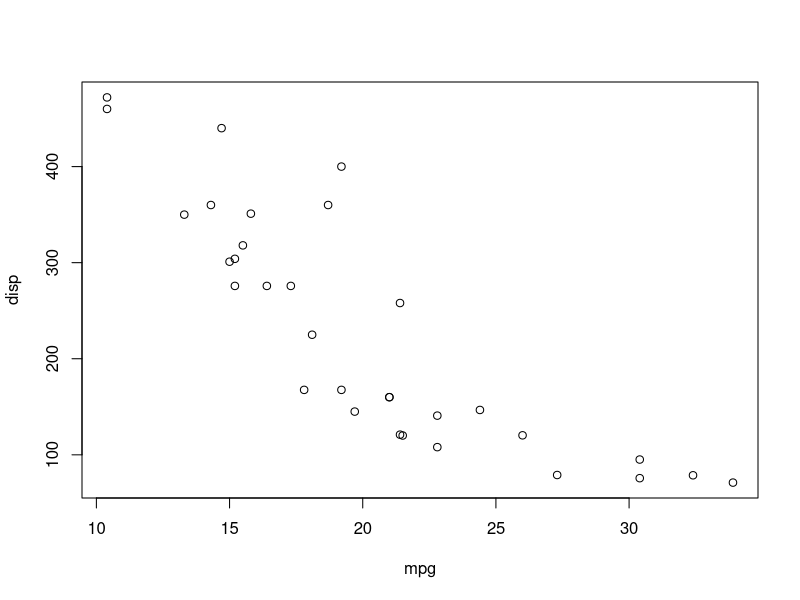
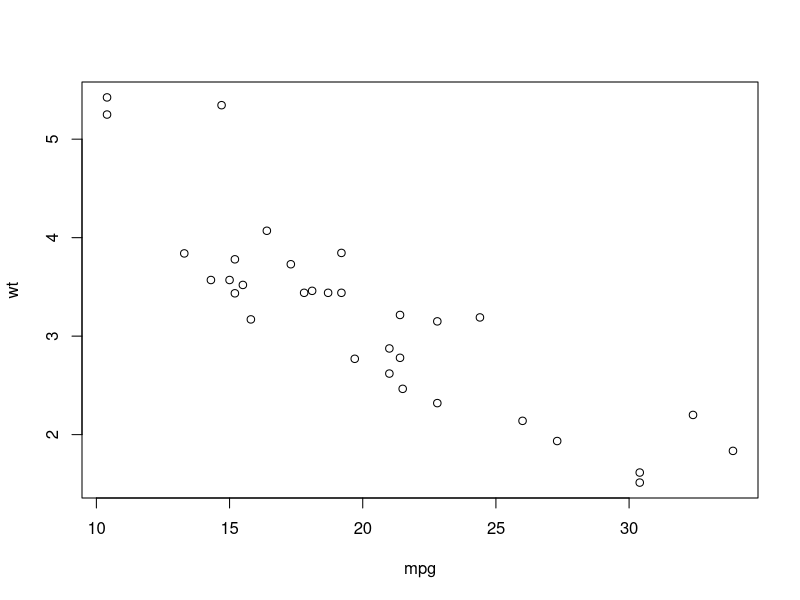
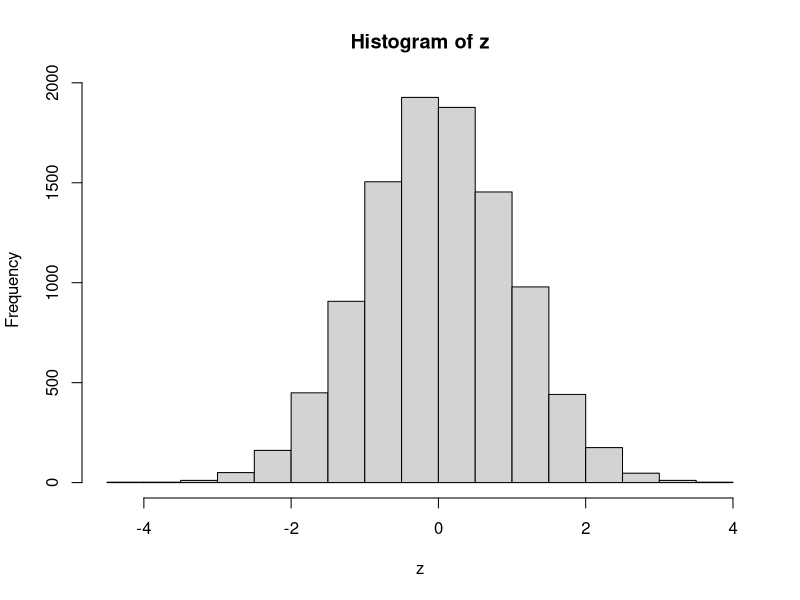
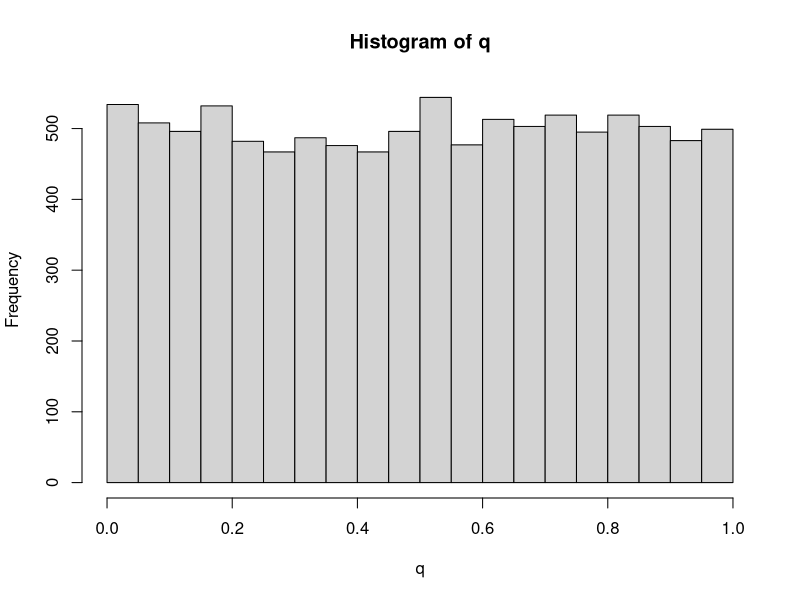

Here is the R script that generated these plots, in order: (Note: this script raises an error after producing the figures.)
## ---- chunk 1
knitr::opts_chunk$set(echo = TRUE, 
                      comment = NA)
## ---- chunk 2
pwd <- getwd()
pwd
## ---- chunk 3
wd <- "C:/Users/mydam/OneDrive/Documents"
setwd(wd)
## ---- chunk 4
library(ggplot2)
## ---- chunk 5
# function help
?typeof

# package help
help(package=AER)       #brief description of the package and an index of functions and dataset included
??AER
## ---- chunk 6
n <- 3              #float (double)
m <- as.integer(n)  #integer
c <- 2i             #complex
s <- "char"         #character(string)
bool <- TRUE        #logical
## ---- chunk 7
typeof(n)
typeof(m)
typeof(c)
typeof(s)
typeof(bool)
## ---- chunk 8
1+1
1*pi
a <- 3.5
7/a
abs(a-4)
## ---- chunk 9
x <- c(1, 2, 3, 4)                       #double
w <- c(1:4)
y <- c("cat", "dog")
z <- c(TRUE, FALSE, FALSE)
q <- c(2i, 3, 1.5, as.integer(4))        #complex
## ---- chunk 10
nom <- "dam"
prenom <- "my"
# number of characters in a string
nchar(nom)
fullname <- paste(toupper(nom), toupper(prenom), sep=" ")
nchar(fullname)
## ---- chunk 11
mystr <- "doraemon"
substring(mystr, 2, 5)
## ---- chunk 12
# First element
x[1]
# Last element
x[length(x)]
# All EXCEPT the 2nd element
x[-2]
# 2nd to 4th elements
x[2:4]
## ---- chunk 13
y <- matrix(1:6, nrow=3, ncol=2)
y
# Matrix dimension
dim(y)
# Total number of elements
length(y)
## ---- chunk 14
cells <- c(1:6)
rnames <- c("r1", "r2", "r3")
cnames <- c("c1", "c2")
mymat <- matrix(cells, nrow=3, ncol=2, byrow=TRUE, 
                dimnames=list(rnames, cnames))
mymat
## ---- chunk 15
# (1,1) element
mymat[1, 1]
# Second column
mymat[, 2]
# Third row
mymat[3, ]
# Diagonal
diag(mymat)
## ---- chunk 16
A <- matrix(1:20, nrow=4, ncol=5)
B <- matrix(1:5, nrow=1, ncol=5)
C <- rbind(A, B)
C
rbind(A, B, B)
## ---- chunk 17
dim1 <- c("a1", "a2")
dim2 <- c("b1", "b2", "b3")
dim3 <- c("c1", "c2")
myarray <- array(1:12, c(2, 3, 2), dimnames=list(dim1, dim2, dim3))
myarray
## ---- chunk 18
c1 <- c(1:3)
c2 <- c(4:6)
c3 <- c("dog", "cat", "rabbit")
df <- data.frame(c1, c2, c3)
df
class(df)
dim(df)
## ---- chunk 19
patientName <- c("Jones", "Mary", "Evans", "Anthony", "Joe")
patientID <- c(1:5)
age <- c(seq(25, 75, length.out = 5))
Diabtype <- c("type 1", "type 2", "type 2", "type 2", "type 1")
status <- c("Excellent", "Ok", "Improved", "Poor", "Poor")
# df <- data.frame(patientID, age, Diabtype, status)
df <- data.frame(patientName, age, Diabtype, status, 
                 rownames=patientID
                 )
df
## ---- chunk 20
df$age
## ---- chunk 21
summary(df)
## ---- chunk 22
# First three columns
df[1:3]
# First three rows
df[1:3, ]
head(df, 3)
## ---- chunk 23
# load the built-in dataset 
data(mtcars)
## ---- chunk 24
colnames(mtcars)
## ---- chunk 25
attach(mtcars)
sumvar <- summary(cyl, mpg)
detach(mtcars)
## ---- chunk 26
with(mtcars, {
  print(summary(mpg, disp))
  plot(mpg, disp)
  plot(mpg, wt)
})
## ---- chunk 27
x <- c(1:5)
x >= 3
## ---- chunk 28
# NOT
!(x>3)
# AND
x>3 & x<5
# OR
x <= 2 | x >=4
## ---- chunk 29
vars <- colnames(mtcars)
vars
which(vars == "mpg")
## ---- chunk 30
A <- matrix(1:10, nrow=2, ncol=5, byrow=TRUE)
# A[A<=4]
which(A <= 4)
## ---- chunk 31
# Roll a dice once
sample(1:6, 1)
## ---- chunk 32
# Roll a dice 4 times 
sample(1:6, 4, replace=T)
## ---- chunk 33
result <- sample(c("Red", "Blue", "Yellow"), 100, replace=T)
c1 <- result=="Blue"
c2 <- result=="Yellow"
# Number of blue or yellow balls
sum(c1 | c2)
## ---- chunk 34
mean(c1)
## ---- chunk 35
x <- sample(seq(from=1, to=100, by=2), 50, replace=T)
var(x)
sd(x)
mean(x)
median(x)
## ---- chunk 36
# from standard normal
z <- rnorm(10000)
hist(z)
svg("histnorm.svg", width = 7, height = 7, pointsize = 12)
dev.off()
## ---- chunk 37
# from uniform
q <- runif(10000)
hist(q)
svg("histunif.svg", width = 7, height = 7, pointsize = 12)
dev.off()
## ---- chunk 38
size <- c(23, 19, 30, 22, 23, 29, 35, 36, 33, 25)
grade <- c(430, 430, 333, 410, 390, 377, 325, 310, 328, 375)
## ---- chunk 39
sprintf("The mean class size is %.3f", mean(size))
sprintf("The mean average exam result is %.3f", mean(grade))
## ---- chunk 40
sprintf("Standard deviation of class size: %.3f", sd(size))
sprintf("Standard deviation of average exam results: %.3f", sd(grade))
## ---- chunk 41
sprintf("The correlation between class size and average exam results: %.3f", cor(size, grade))
## ---- chunk 42
# Create a dataframe
df = data.frame(grade, size)
# Estimate the model
fit <- lm(formula = grade ~ size)
# Display the detailed results for the fitted model
summary(fit)
## ---- chunk 43
library(knitr)
Function <- c("summary()", "coefficients()", 
              "confint()", "fitted()", 
              "residuals()", "anova()", 
              "vcov()", "AIC()", 
              "plot()", "abline()", 
              "predict()"
              )
Action <- c("Display detailed results", "List parameter estimates", 
            "Confidence intervals (95% by default)", "List predicted values", 
            "Lists residual values", "ANOVA table for the fitted model or an ANOVA comparing two or more fitted models", 
            "Covariance matrix for model parameters", "Akaike's Information Criterion", 
            "Diagnostic plots for evaluating the fit", "Add a straight line to a plot", 
            "Use the fitted model to predict response values for a new dataset")
tab <- data.frame(Function/Operator, Action)
kable(tab, caption="Common linear regression commands")
## ---- chunk 44
plot(size, grade, 
     xlab="Average class size", ylab="Exam result")
abline(fit)
svg("reg1.svg", width = 7, height = 7, pointsize = 12)
dev.off()
## ---- chunk 45
# Generate predicted grade values
df$pred <- predict(fit)
# plot with ggplot
library(ggplot2)
ggplot(data = df, 
       aes(x=size, y=grade)) + 
  geom_point() + 
  geom_line(aes(y=pred), 
            color="red", 
            alpha=0.5, 
            size=2
            ) +
  labs(x="Class size", 
       y="Exam result") + 
  ggtitle("Regression model plot")
svg("reg1gg.svg", width = 7, height = 7, pointsize = 12)
dev.off()
## ---- chunk 46
TSS <- sum((grade - mean(grade))^2)
RSS <- sum(residuals(fit)^2)
Rsq <- 1 - RSS/TSS
Rsq
# alternatively
Rsq <- summary(fit)$r.squared
Rsq
## ---- chunk 47
CI90 <- confint(fit, level=0.9)
CI90
## ---- chunk 48
sprintf("The 90 percent confidence interval for the intercept: (%.3f, %.3f)", CI90[1, 1], CI90[1, 2])
sprintf("The 90 percent confidence interval for beta_1: (%.3f, %.3f)", CI90[2, 1], CI90[2, 2])
## ---- chunk 49
# clear variables
rm(list = ls())
## ---- chunk 50
library(AER)
## ---- chunk 51
data("CPS1985")
## ---- chunk 52
CPS1985$female <- (CPS1985$gender == "female")
## ---- chunk 53
CPS1985$lwage <- log(CPS1985$wage)
## ---- chunk 54
fit <- lm(data = CPS1985, lwage ~ gender)
summary(fit)
## ---- chunk 55
full <- lm(data = CPS1985, lwage ~ gender + education + experience + I(experience^2) 
           + sector + occupation)
summary(full)
## ---- chunk 56
f1 <- coefficients(fit)[2]
f2 <- coefficients(full)[2]
sprintf("The full model predicts a reduction of about %.3f percent in wage relative to men", f2*100)
sprintf("The simple model predicts a reduction of about %.3f percent in wage relative to men", f1*100)
## ---- chunk 57
restricted <- lm(data = CPS1985, lwage ~ gender + education + experience + I(experience^2) 
                 + occupation)
summary(restricted)
## ---- chunk 58
anova(full, restricted)
## ---- chunk 59
RSSu <- sum(residuals(full)^2)
RSSr <- sum(residuals(restricted)^2)
Fstat <- ((RSSr - RSSu)/2)/(RSSu/522)
Fstat
